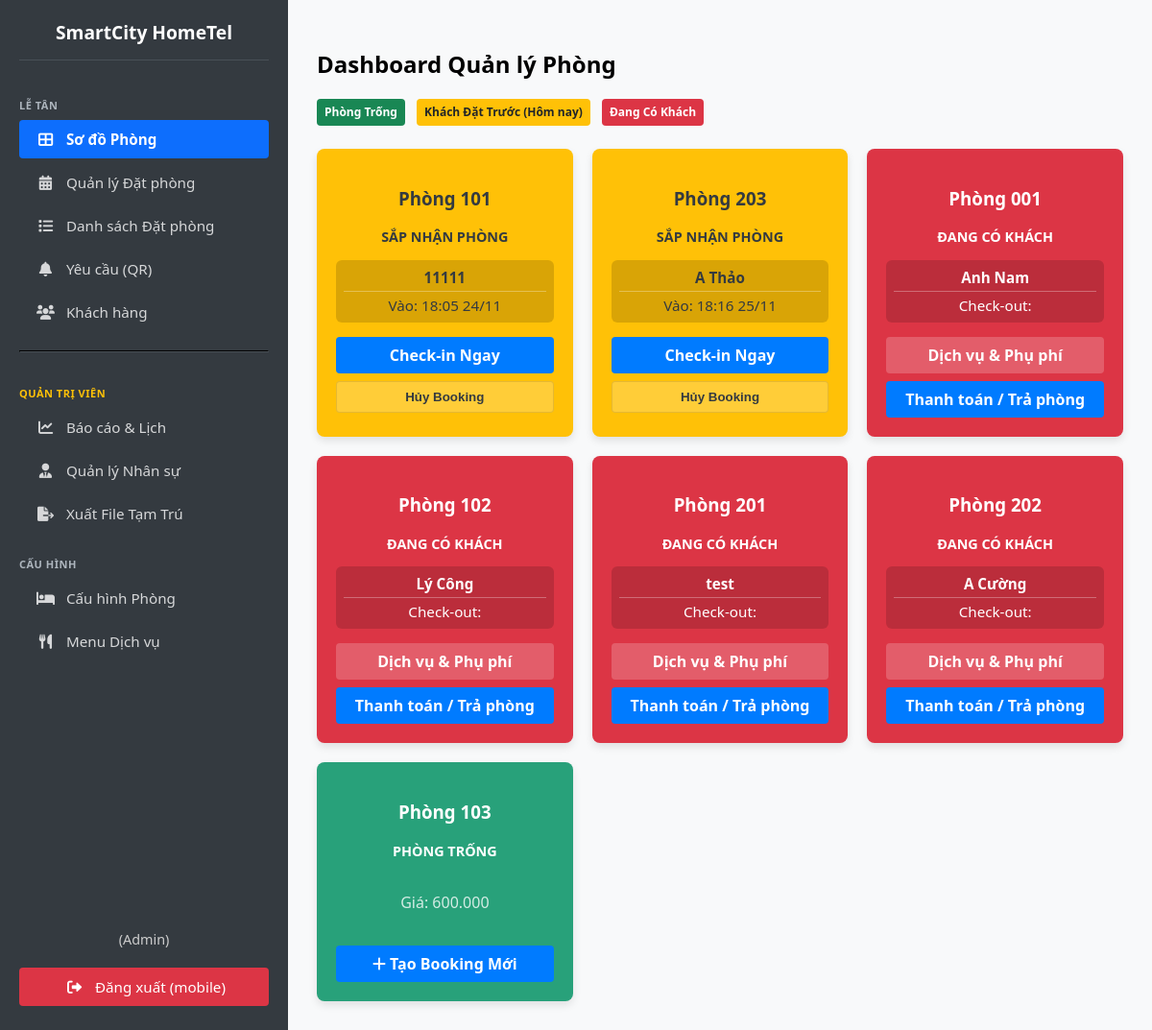
The page / (signed in) on the database its author committed.
### pms/models.py (models this page shows, shortened)
class Room(models.Model):
    hotel = models.ForeignKey(Hotel, on_delete=models.CASCADE, verbose_name="Khách sạn")
    room_number = models.CharField(max_length=10, unique=True, verbose_name="Số Phòng")
    room_type = models.CharField(max_length=50, verbose_name="Loại Phòng")
    price_per_night = models.DecimalField(max_digits=10, decimal_places=0, default=500000, verbose_name="Giá/Đêm")
    STATUS_CHOICES = [('Vacant', 'Phòng Trống'), ('Dirty', 'Chờ Dọn Dẹp'), ('Occupied', 'Đang Có Khách'), ('Booked', 'Khách Đặt Trước')]
    status = models.CharField(max_length=20, choices=STATUS_CHOICES, default='Vacant', verbose_name="Trạng thái")
    class Meta: verbose_name = "2. Phòng"; verbose_name_plural = "2. Quản lý Phòng"; ordering = ['room_number']

class Guest(models.Model):
    full_name = models.CharField(max_length=255, verbose_name="Họ và Tên")
    dob = models.DateField(null=True, blank=True, verbose_name="Ngày sinh")
    ID_TYPE_CHOICES = [('CCCD', 'Căn cước Công dân'), ('CMND', 'Chứng minh Nhân dân'), ('PP', 'Hộ chiếu'), ('OTHER', 'Khác')]
    id_type = models.CharField(max_length=10, choices=ID_TYPE_CHOICES, default='CCCD', verbose_name="Loại giấy tờ")
    id_number = models.CharField(max_length=50, unique=True, verbose_name="Mã số giấy tờ")
    license_plate = models.CharField(max_length=20, null=True, blank=True, verbose_name="Biển số xe")
    address = models.CharField(max_length=500, verbose_name="Địa chỉ thường trú")
    phone = models.CharField(max_length=20, null=True, blank=True, verbose_name="Số điện thoại")
    photo_front = models.ImageField(upload_to='guest_ids/', null=True, blank=True, verbose_name="Ảnh mặt trước")
    photo_back = models.ImageField(upload_to='guest_ids/', null=True, blank=True, verbose_name="Ảnh mặt sau")
    created_at = models.DateTimeField(auto_now_add=True)
    class Meta: verbose_name = "3. Khách hàng"; verbose_name_plural = "3. Quản lý Khách hàng"

class Reservation(models.Model):
    room = models.ForeignKey('Room', on_delete=models.CASCADE, verbose_name="Phòng")
    guest = models.ForeignKey(Guest, on_delete=models.CASCADE, related_name='main_bookings', verbose_name="Người đặt chính")
    occupants = models.ManyToManyField(Guest, related_name='stays', blank=True, verbose_name="Danh sách khách ở")
    check_in_date = models.DateTimeField(verbose_name="Thời gian Check-in")
    check_out_date = models.DateTimeField(null=True, blank=True, verbose_name="Thời gian Check-out dự kiến")
    deposit = models.DecimalField(max_digits=10, decimal_places=0, default=0, verbose_name="Tiền đặt cọc")
    STATUS_CHOICES = [('Confirmed', 'Đã xác nhận'), ('Occupied', 'Đang cư trú'), ('Completed', 'Đã hoàn tất'), ('Cancelled', 'Đã hủy')]
    status = models.CharField(max_length=20, choices=STATUS_CHOICES, default='Confirmed', verbose_name="Trạng thái đặt phòng")
    note = models.TextField(blank=True, verbose_name="Ghi chú")
    created_at = models.DateTimeField(auto_now_add=True)
    class Meta: verbose_name = "4. Đặt phòng"; verbose_name_plural = "4. Quản lý Đặt phòng"; ordering = ['check_in_date']

### pms/views.py (the view)
# urls.py: path('', views.dashboard, name='dashboard'),
@login_required
def dashboard(request):
    rooms = Room.objects.all().order_by('room_number')
    all_reservations = Reservation.objects.filter(
        status__in=['Confirmed', 'Occupied']
    ).select_related('guest').order_by('check_in_date')
    room_data = []
    CHECKIN_ALERT_WINDOW = timezone.timedelta(minutes=30)
    now = timezone.now()
    for room in rooms:
        current_res = all_reservations.filter(room=room, status='Occupied').first()
        if not current_res:
            current_res = all_reservations.filter(room=room, status='Confirmed').first()
        is_alerting = False
        display_status = room.status
        if current_res:
            if current_res.status == 'Occupied':
                display_status = 'Occupied'
            elif current_res.status == 'Confirmed':
                if current_res.check_in_date.date() <= now.date():
                    display_status = 'Booked'
                    time_until_checkin = current_res.check_in_date - now
                    if time_until_checkin < CHECKIN_ALERT_WINDOW and time_until_checkin > timezone.timedelta(0):
                        is_alerting = True
                else:
                    pass
        else:
            if display_status in ['Booked', 'Occupied']:
                display_status = 'Vacant'
        data = {
            'room': room,
            'reservation': current_res,
            'guest_name': current_res.guest.full_name if current_res else "",
            'is_alerting': is_alerting,
            'display_status': display_status
        }
        room_data.append(data)
    def sort_key(item):
        status = item['display_status']
        if item['is_alerting']: return 0
        if status == 'Booked': return 1
        if status == 'Occupied': return 2
        if status == 'Dirty': return 3
        return 4
    room_data.sort(key=sort_key)
    context = {
        'page_title': "Dashboard Quản lý Phòng",
        'room_data': room_data,
        'now': now
    }
    return render(request, 'pms/dashboard.html', context)

### pms/templates/pms/dashboard.html (shortened to what this page needs)
{% extends 'pms/base.html' %}
{% load static %}
{% load humanize %}
{% block content %}
  <h2>{{ page_title }}</h2>
  <div class="row mb-4">
    <div class="col-md-12">
        <span class="badge bg-success me-2 p-2" style="background-color: #28a17a;">Phòng Trống</span>
        <span class="badge bg-warning text-dark me-2 p-2" style="background-color: #ffc107;">Khách Đặt Trước (Hôm nay)</span>
        <span class="badge bg-danger me-2 p-2" style="background-color: #dc3545;">Đang Có Khách</span>
        </div>
  </div>
  <div class="room-grid">
    {% for data in room_data %}
    <div class="room-card status-{{ data.display_status }} {% if data.is_alerting %}alerting{% endif %}">
        <h3>Phòng {{ data.room.room_number }}</h3>
        <p style="font-weight: bold; text-transform: uppercase; font-size: 0.9em;">
            {% if data.display_status == 'Occupied' %}ĐANG CÓ KHÁCH
            {% elif data.display_status == 'Booked' %}SẮP NHẬN PHÒNG
            {% elif data.display_status == 'Dirty' %}PHÒNG TRỐNG
            {% else %}PHÒNG TRỐNG{% endif %}
        </p>
        {% if data.reservation %}
            <div style="background: rgba(0,0,0,0.15); padding: 8px; border-radius: 6px; margin-bottom: 10px; font-size: 0.95em;">
                <p style="margin: 0; font-weight: bold; border-bottom: 1px solid rgba(255,255,255,0.3); padding-bottom: 4px; margin-bottom: 4px;">
                    {{ data.guest_name }}
                </p>
                {% if data.reservation.status == 'Occupied' %}
                     <p style="margin: 0;">Check-out: {{ data.reservation.check_out_date|date:"H:i d/m" }}</p>
                {% elif data.reservation.status == 'Confirmed' %}
                     <p style="margin: 0;">
                        Vào: {{ data.reservation.check_in_date|date:"H:i d/m" }}
                     </p>
                {% endif %}
            </div>
        {% else %}
            <div style="height: 60px; display: flex; align-items: center; justify-content: center; opacity: 0.8;">
                Giá: {{ data.room.price_per_night|intcomma }}
            </div>
        {% endif %}
        <div class="card-actions">
            {% if data.display_status == 'Vacant' or data.display_status == 'Dirty' %}
                <a href="{% url 'create-booking' data.room.id %}" class="quick-action-button">
                    <i class="fas fa-plus"></i> Tạo Booking Mới
                </a>
            {% elif data.display_status == 'Booked' %}
                <a href="{% url 'perform-check-in' data.reservation.id %}" class="quick-action-button">
                    Check-in Ngay
                </a>
                <form action="{% url 'cancel-booking' data.reservation.id %}" method="POST" onsubmit="return confirm('Bạn chắc chắn muốn HỦY đặt phòng của {{ data.guest_name }}?');">
                    <button type="submit" class="btn-cancel-custom">Hủy Booking</button>
                </form>
            {% elif data.display_status == 'Occupied' %}
                <a href="{% url 'manage-room-services' data.reservation.id %}">Dịch vụ & Phụ phí</a>
                <a href="{% url 'billing-details' data.reservation.id %}" class="quick-action-button">Thanh toán / Trả phòng</a>
            {% endif %}
        </div>
    </div>
    {% endfor %}
  </div>
{% endblock %}

### pms/templates/pms/base.html (shortened to what this page needs)
<!DOCTYPE html>
<html lang="vi">
  <head>
    <link rel="stylesheet" href="https://cdnjs.cloudflare.com/ajax/libs/font-awesome/6.0.0/css/all.min.css">
    <link rel="stylesheet" href="https://cdn.jsdelivr.net/npm/flatpickr/dist/flatpickr.min.css">
  </head>
  <body>
    <div class="sidebar">
        <h3 style="text-align: center;">SmartCity HomeTel</h3>
        <div class="menu-label">Lễ tân</div>
        <a href="{% url 'dashboard' %}" class="{% if request.resolver_match.url_name == 'dashboard' %}active{% endif %}">
            <i class="fas fa-th-large"></i> Sơ đồ Phòng
        </a>
        <a href="{% url 'booking-management' %}" class="{% if request.resolver_match.url_name == 'booking-management' %}active{% endif %}">
            <i class="fas fa-calendar-alt"></i> Quản lý Đặt phòng
        </a>
        <a href="{% url 'reservation-calendar' %}" class="{% if request.resolver_match.url_name == 'reservation-calendar' %}active{% endif %}">
            <i class="fas fa-list"></i> Danh sách Đặt phòng
        </a>
        <a href="{% url 'manage-requests' %}" class="{% if request.resolver_match.url_name == 'manage-requests' %}active{% endif %}">
            <i class="fas fa-bell"></i> Yêu cầu (QR)
        </a>
        <a href="{% url 'manage-guests' %}" class="{% if request.resolver_match.url_name == 'manage-guests' %}active{% endif %}">
            <i class="fas fa-users"></i> Khách hàng
        </a>
        {% if user.is_superuser %}
            <hr style="border-color: #495057; margin: 15px 0;">
            <div class="menu-label" style="color: #ffc107;">Quản trị viên</div>
            <a href="{% url 'management-dashboard' %}" class="{% if request.resolver_match.url_name == 'management-dashboard' %}active{% endif %}">
                <i class="fas fa-chart-line"></i> Báo cáo & Lịch
            </a>
            <a href="{% url 'manage-staff' %}" class="{% if request.resolver_match.url_name == 'manage-staff' %}active{% endif %}">
                <i class="fas fa-user-tie"></i> Quản lý Nhân sự
            </a>
            <a href="{% url 'export-registry' %}" class="{% if request.resolver_match.url_name == 'export-registry' %}active{% endif %}">
                <i class="fas fa-file-export"></i> Xuất File Tạm Trú
            </a>
            <div class="menu-label">Cấu hình</div>
            <a href="{% url 'manage-rooms' %}" class="{% if request.resolver_match.url_name == 'manage-rooms' %}active{% endif %}">
                <i class="fas fa-bed"></i> Cấu hình Phòng
            </a>
            <a href="{% url 'manage-service-inventory' %}" class="{% if request.resolver_match.url_name == 'manage-service-inventory' %}active{% endif %}">
                <i class="fas fa-utensils"></i> Menu Dịch vụ
            </a>
        {% endif %}
        <div style="margin-top: auto;">
            <div style="text-align: center; font-size: 0.9em; color: #ccc; margin-bottom: 5px;">
                {% if user.is_superuser %} (Admin) {% else %} (Nhân viên) {% endif %}
            </div>
            <a href="{% url 'logout' %}" class="logout-link">
                <i class="fas fa-sign-out-alt"></i> Đăng xuất ({{ user.username }})
            </a>
        </div>
    </div>
    <div class="content">
        {% block content %}{% endblock %}
    </div>
    </body>
</html>

### rows shown on the page
Room: room.room_number "101", shows "SẮP NHẬN PHÒNG", guest_name "11111", reservation.check_in_date "18:05 24/11"
Room: room.room_number "203", shows "SẮP NHẬN PHÒNG", guest_name "A Thảo", reservation.check_in_date "18:16 25/11"
Room: room.room_number "001", shows "ĐANG CÓ KHÁCH", guest_name "Anh Nam", shows "Dịch vụ & Phụ phí"
Room: room.room_number "102", shows "ĐANG CÓ KHÁCH", guest_name "Lý Công", shows "Dịch vụ & Phụ phí"
Room: room.room_number "201", shows "ĐANG CÓ KHÁCH", guest_name "test", shows "Dịch vụ & Phụ phí"
Room: room.room_number "202", shows "ĐANG CÓ KHÁCH", guest_name "A Cường", shows "Dịch vụ & Phụ phí"
Room: room.room_number "103", status "PHÒNG TRỐNG", room.price_per_night "600.000"

### other values the page prints
{{ user.username }} "mobile"
{{ page_title }} "Dashboard Quản lý Phòng"
